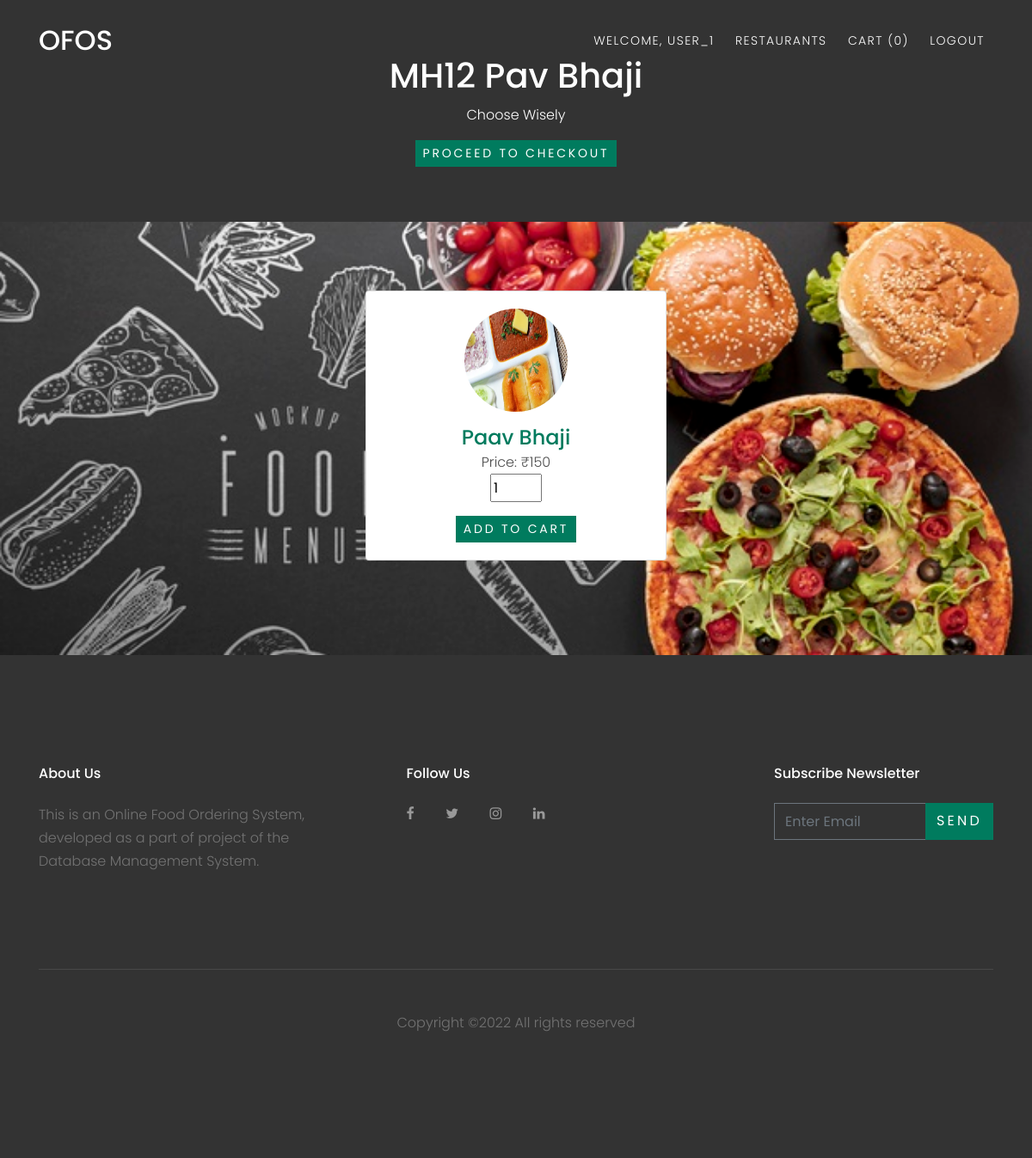
The app's page /restaurant.php?rid=19 (signed in) with its own data.
### tables this page shows
CREATE TABLE `restaurant` (
  `R_ID` int(30) NOT NULL,
  `name` varchar(30) NOT NULL,
  `location` varchar(30) NOT NULL,
  `phone_number` varchar(30) NOT NULL,
  `rating` float(2,1) NOT NULL
);

CREATE TABLE `menu_item` (
  `item_ID` int(30) NOT NULL,
  `name` varchar(30) NOT NULL,
  `price` int(30) NOT NULL,
  `description` varchar(30) NOT NULL,
  `R_ID` int(30) NOT NULL
);

### restaurant.php (the view, shortened to what this page needs)
<?php
  $conn = Connect();
if(isset($_GET["rid"])) {
  $R_ID = $_GET["rid"];
  $sql = "select * from restaurant where R_ID = $R_ID";
  $result = mysqli_query($conn,$sql);
  $rest = mysqli_fetch_assoc($result);
}
?>
<!DOCTYPE html>
<html lang="en">
  <head>
    <link rel="stylesheet" href="fonts/icomoon/style.css">
    <link rel="stylesheet" href="css/bootstrap.min.css">
    <link rel="stylesheet" href="css/magnific-popup.css">
    <link rel="stylesheet" href="css/jquery-ui.css">
    <link rel="stylesheet" href="css/owl.carousel.min.css">
    <link rel="stylesheet" href="css/owl.theme.default.min.css">
    <link rel="stylesheet" href="css/bootstrap-datepicker.css">
    <link rel="stylesheet" href="fonts/flaticon/font/flaticon.css">
    <link rel="stylesheet" href="css/aos.css">
    <link rel="stylesheet" href="css/style.css">
  </head>
  <body data-spy="scroll" data-target=".site-navbar-target" data-offset="200">
    <header class="site-navbar py-3 js-site-navbar site-navbar-target" role="banner" id="site-navbar">
      <div class="container">
        <div class="row align-items-center">
          <div class="col-11 col-xl-2 site-logo">
            <h1 class="mb-0"><a href="index.php" class="text-white h2 mb-0">OFOS</a></h1>
          </div>
          <div class="col-12 col-md-10 d-none d-xl-block">
            <nav class="site-navigation position-relative text-right" role="navigation">
              <ul class="site-menu js-clone-nav mx-auto d-none d-lg-block">
              <li><a href="customer.php" class="nav-link">Welcome, <?php echo $_SESSION["login_customer"]?></a></li>
              <li><a href="restaurant_choose.php"><span class="glyphicon glyphicon-shopping-cart"></span>Restaurants</a></li>
                <li><a href="cart.php?rid=<?php echo $R_ID;?>"><span class="glyphicon glyphicon-shopping-cart"></span> Cart  (<?php
                if(isset($_SESSION["cart"])){
                    $count = count($_SESSION["cart"]);
                    echo "$count";
                } else
                    echo "0";
                ?>) </a></li>
                <li><a href="logout.php" class="nav-link">Logout</a></li>
              </ul>
            </nav>
          </div>
          </div>
        </div>
    </header>
    <div class="jumbotron" style="color: #FFFFFF; margin-bottom: 0rem; background: #333333; border-radius:0rem">
        <div class="container text-center">
            <h1><?php echo $rest["name"]; ?></h1>
            <p>Choose Wisely</p>
            <?php
                echo '<a href="cart.php?rid='.$R_ID.'" class="btn btn-primary btn-sm">Proceed to Checkout</a>'
            ?>
        </div>
    </div>
    <div class="site-section" style="background-image: url(images/food_bg.jpg); background-size: cover" id="section-home">
      <div class="container">
        <div class="row align-items-center justify-content-center text-center" data-aos="fade-up" data-aos-delay="400">
        <?php
                $sql = "select * from menu_item where R_ID=".$R_ID." order by item_ID";
                $result = mysqli_query($conn, $sql);
                if ($result) {
                    while($row = mysqli_fetch_assoc($result)){
            ?>
                <div class="col-xs-12 col-sm-6 col-md-4">
                    <div class="image-flip1">
                        <div class="mainflip">
                            <div class="frontside">
                                <div class="card">
                                    <div class="card-body text-center">
                                        <p><img class=" img-fluid" src="images/menu_items/item_<?php echo $row["item_ID"]; ?>.jpg" alt="card image"></p>
                                        <form method="post" action="restaurant.php?action=add&id=<?php echo $row["item_ID"]; ?>&rid=<?php echo $row["R_ID"]; ?>">
                                        <h4 class="card-title" style="margin-bottom:0px"><?php echo $row["name"]; ?></h4>
                                        <p class="card-text" style="color: rgb(77,77,77); margin-bottom:0px">Price: &#8377;<?php echo $row["price"]; ?></p>
                                        <p class="card-text" style="color: rgb(77,77,77)"><input type="number" min="1" max="25" name="quantity" value="1" style="width: 60px"></p>
                                        <button type="submit" name="add" class="btn btn-primary btn-sm">Add to Cart</button>
                                        </form>
                                    </div>
                                </div>
                            </div>
                        </div>
                    </div>
                </div>
            <?php
                    }
                }
            ?>
        </div>
      </div>
    </div>
    <footer class="site-footer">
      <div class="container">
        <div class="row">
          <div class="col-md-9">
            <div class="row">
              <div class="col-md-5 mr-auto">
                <h2 class="footer-heading mb-4">About Us</h2>
                <p>This is an Online Food Ordering System, developed as a part of project of the Database Management System.</p>
              </div>
              <div class="col-md-6">
                <h2 class="footer-heading mb-4">Follow Us</h2>
                <a href="#" class="pl-0 pr-3"><span class="icon-facebook"></span></a>
                <a href="#" class="pl-3 pr-3"><span class="icon-twitter"></span></a>
                <a href="#" class="pl-3 pr-3"><span class="icon-instagram"></span></a>
                <a href="#" class="pl-3 pr-3"><span class="icon-linkedin"></span></a>
              </div>
            </div>
          </div>
          <div class="col-md-3">
            <h2 class="footer-heading mb-4">Subscribe Newsletter</h2>
            <form action="#" method="post">
              <div class="input-group mb-3">
                <input type="text" class="form-control border-secondary text-white bg-transparent" placeholder="Enter Email" aria-label="Enter Email" aria-describedby="button-addon2">
                <div class="input-group-append">
                  <button class="btn btn-primary text-white" type="button" id="button-addon2">Send</button>
                </div>
              </div>
            </form>
          </div>
        </div>
        <div class="row pt-5 mt-5 text-center">
          <div class="col-md-12">
            <div class="border-top pt-5">
              <p>
            Copyright &copy;<script>document.write(new Date().getFullYear());</script> All rights reserved
            </p>
            </div>
          </div>
        </div>
      </div>
    </footer>
  </body>
</html>

### css/style.css (style rules this page uses)
body { line-height: 1.7; color: #4d4d4d; font-weight: 300; font-size: 1rem; }
a { -webkit-transition: .3s all ease; -o-transition: .3s all ease; transition: .3s all ease; }
h1, h2, h3, h4, h5, .h1, .h2, .h3, .h4, .h5 { font-family: "Poppins", -apple-system, BlinkMacSystemFont, "Segoe UI", Roboto, "Helvetica Neue", Arial, sans-serif, "Apple Color Emoji", "Segoe UI Emoji", "Segoe UI Symbol", "Noto Color Emoji"; }
.btn { text-transform: uppercase; letter-spacing: .2em; border-radius: 0; }
.form-control { height: 43px; border-radius: 0; }
.site-section { padding: 2.5em 0; }
@media (min-width: 768px) { .site-section { padding: 5em 0; } }
.border-top { border-top: 1px solid #edf0f5 !important; }
.site-footer { padding: 4em 0; background: #333333; }
@media (min-width: 768px) { .site-footer { padding: 8em 0; } }
.site-footer .border-top { border-top: 1px solid rgba(255, 255, 255, 0.1) !important; }
.site-footer p { color: #737373; }
.site-footer h2, .site-footer h3, .site-footer h4, .site-footer h5 { color: #fff; }
.site-footer a { color: #999999; }
.site-footer .footer-heading { font-size: 16px; color: #fff; }
.site-navbar { margin-bottom: 0px; z-index: 1999; position: absolute; width: 100%; }
.site-navbar .site-logo { position: relative; top: -4px; }
.site-navbar .site-logo a { color: #fff; }
.site-navbar .site-navigation .site-menu { margin-bottom: 0; }
.site-navbar .site-navigation .site-menu a { text-decoration: none !important; display: inline-block; text-transform: uppercase; letter-spacing: .1em; font-size: 14px; }
.site-navbar .site-navigation .site-menu > li { display: inline-block; padding: 10px 10px; }
.site-navbar .site-navigation .site-menu > li > a { padding: 10px 0px; color: #fff; text-decoration: none !important; }
.site-mobile-menu .site-nav-wrap { padding: 0; margin: 0; list-style: none; position: relative; }
.site-mobile-menu .site-nav-wrap a { padding: 10px 20px; display: block; position: relative; color: #212529; }
.site-mobile-menu .site-nav-wrap li { position: relative; display: block; }
.site-mobile-menu .site-nav-wrap > li { display: block; position: relative; float: left; width: 100%; }
.site-mobile-menu .site-nav-wrap > li > a { padding-left: 20px; font-size: 20px; }

### restaurant.php (style rules this page uses)
.btn-primary { color: #fff; background-color: #007b5e; border-color: #007b5e; }
.mainflip { -webkit-transition: 1s; -webkit-transform-style: preserve-3d; -ms-transition: 1s; -moz-transition: 1s; -moz-transform: perspective(1000px); -moz-transform-style: preserve-3d; -ms-transform-style: preserve-3d; transition: 1s; transform-style: preserve-3d; position: relative; }
.frontside { position: relative; -webkit-transform: rotateY(0deg); -ms-transform: rotateY(0deg); z-index: 2; margin-bottom: 30px; }
.frontside, .backside { -webkit-backface-visibility: hidden; -moz-backface-visibility: hidden; -ms-backface-visibility: hidden; backface-visibility: hidden; -webkit-transition: 1s; -webkit-transform-style: preserve-3d; -moz-transition: 1s; -moz-transform-style: preserve-3d; -o-transition: 1s; -o-transform-style: preserve-3d; -ms-transition: 1s; -ms-transform-style: preserve-3d; transition: 1s; transform-style: preserve-3d; }
.frontside .card, .backside .card { min-height: 312px; }
.frontside .card .card-title, .backside .card .card-title { color: #007b5e !important; }
.frontside .card .card-body img { width: 120px; height: 120px; border-radius: 50%; }

### records on screen
restaurant: name "MH12 Pav Bhaji"
menu_item: name "Paav Bhaji", price "150"

### other values on screen
$_SESSION["login_customer"] "USER_1"
